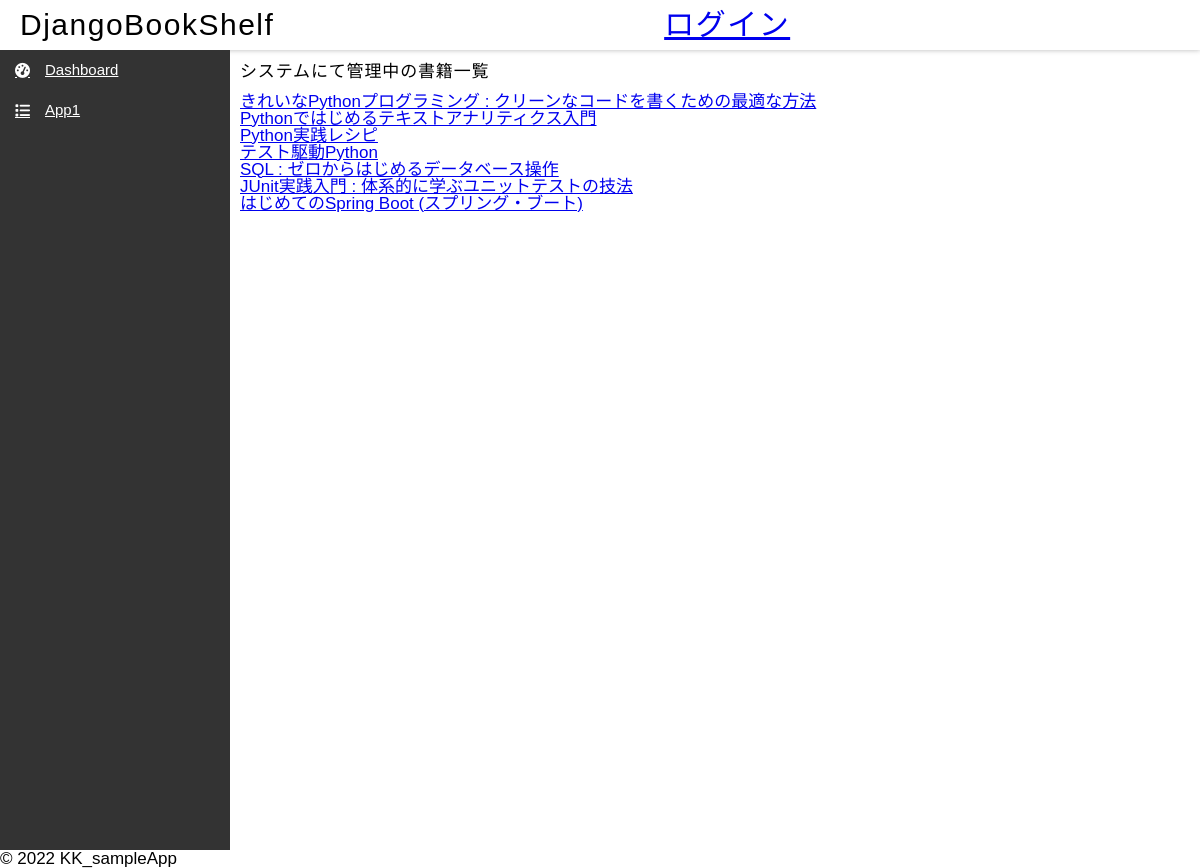
/sample/sample, run on an earlier commit of the app's database.
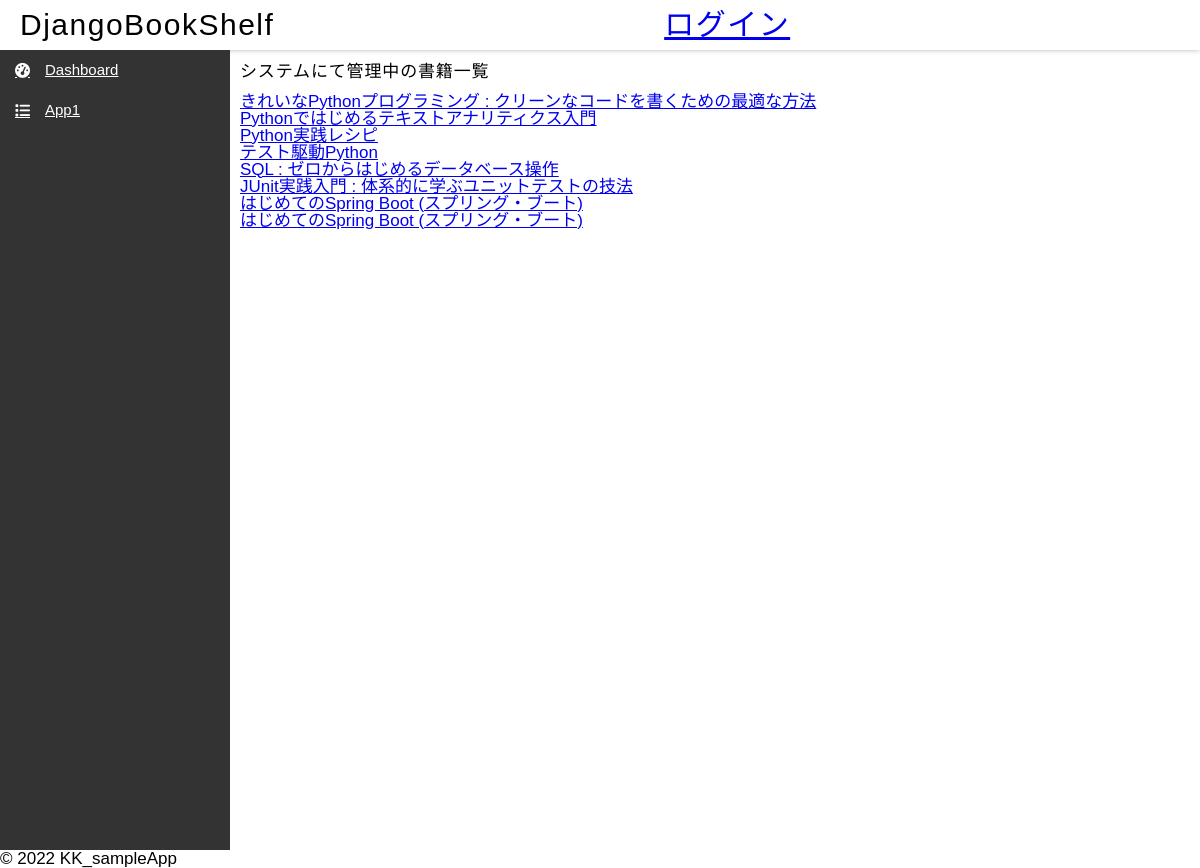
And on a later commit of the database.
### books/models.py (models this page shows, shortened)
class Book(models.Model):
    isbn = models.PositiveIntegerField()
    title = models.CharField(max_length=255)
    creator = models.CharField(max_length=255)
    publisher = models.CharField(max_length=255)
    subject = models.CharField(max_length=255)

### books/views.py (the view)
# urls.py: path('sample', views.index, name='index'),
def index(request):
    queryset = Book.objects.all()
    context = {'book_list': queryset}
    return render(request, 'books/index.html', context)

### books/templates/books/index.html
{% extends 'books/base.html' %}
{% block content %}
<div id="outer">
<div id="header">
<p class="description">システムにて管理中の書籍一覧</p>
</div>
<div id="contents">
    {% if book_list %}
    <ul>
    {% for book in book_list %}
        <li><a href="/books/sample/{{ book.id }}/">{{ book.title }}</a></li>
    {% endfor %}
    </ul>
    {% else %}
        <p>ダッシュボードアイコンから一覧更新してください.</p>
    {% endif %}
</div>
{% endblock %}

### books/templates/books/base.html (shortened to what this page needs)
{% load static %}
<!DOCTYPE html>
<html>
<head>
  <link rel="stylesheet" type="text/css"  href="{% static 'books/css/common.css' %}" />
</head>
<body>
  <header>
      <div>
        <p>DjangoBookShelf</p>
      </div>
      <div>
        {% if user.is_authenticated %}
        <p>こんにちは {{ user.username }}    <a href="{% url 'logout'%}">ログアウト</a></p>
        {% else %}
        <p><a href="{% url 'login' %}">ログイン</a></p>
        {% endif %}
      </div>
  </header>
  <div id="wrapper">
    <nav id="nav-left">
      <div id="nav">
        <ul id="nav-ul">
          <li class="nav-li"><a href="{% url 'index' %}" class="nav-li-a"><i class="fa fa-tachometer" style="margin-right:15px"></i>Dashboard</a></li>
          <li class="nav-li"><a href="#" class="nav-li-a"><i class="fas fa-list" style="margin-right:15px"></i>App1</a></li>
        </ul>
      </div>
    </nav>
    <main id="main">
      {% block content %}{% endblock %}
    </main>
  </div>
  <div id="middle">
    <div id="footer">© 2022 KK_sampleApp</div>
  </div>
</body>
</html>

### books/static/books/css/common.css (style rules this page uses)
html * { margin: 0px; padding: 0px; box-sizing: border-box; }
:root { font-family: "Arial","Hiragino Sans",YuGothic,"Yu Gothic","メイリオ",Meiryo; font-size: 17px; line-height: 1em; }
p { letter-spacing: 0.05em; margin-top: 0.5em; margin-bottom: 0.5em; font-size: 1em; line-height: 1.5em; }
header { height: 50px; box-shadow: 0px 0px 5px 0px hsla(0, 0%, 7%, 0.3); padding:0 20px 0; }
header p { margin:0; font-size:30px; line-height:50px; }
#wrapper { position:relative; height:100vh; padding-bottom:0px; display:flex; }
#nav-left { overflow: visible; height: 100%; width:230px; padding: 0; display: flex; background-color: #333; box-sizing: border-box; position: relative; }
#nav { position: relative; top: 0px; left: 0px; margin-right: 0px; overflow: hidden; width: auto; height: auto; box-sizing: border-box; font-size: 12px; }
#nav-ul { list-style:none; margin:0; padding:0; }
.nav-li { height: 40px; width: 230px; color: white; }
.nav-li-a { display: flex; align-items: center; line-height: 40px; padding-left: 15px; font-size: 15px; color:white; }
#main { padding-left: 10px; }
header { display:flex; justify-content: space-between; height: 50px; box-shadow: 0px 0px 5px 0px hsla(0, 0%, 7%, 0.3); padding:0 20px 0; }

What changed in the data, as far as the page shows it:
added Book: title "はじめてのSpring Boot (スプリング・ブート)"
